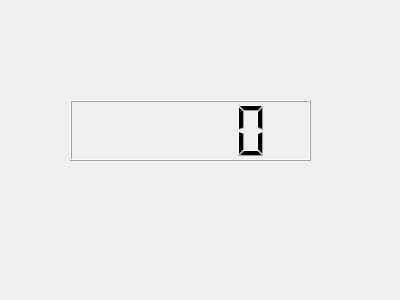
<?xml version="1.0" encoding="UTF-8"?>
<ui version="4.0">
 <class>Widget</class>
 <widget class="QWidget" name="Widget">
  <property name="geometry">
   <rect>
    <x>0</x>
    <y>0</y>
    <width>400</width>
    <height>300</height>
   </rect>
  </property>
  <property name="windowTitle">
   <string>Widget</string>
  </property>
  <widget class="QLCDNumber" name="lcdNumber">
   <property name="geometry">
    <rect>
     <x>70</x>
     <y>100</y>
     <width>241</width>
     <height>61</height>
    </rect>
   </property>
  </widget>
 </widget>
 <layoutdefault spacing="6" margin="11"/>
 <resources/>
 <connections/>
</ui>
